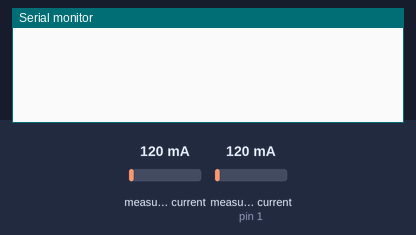
A sketch run on a simulated Arduino Uno, built with avr-gcc and run on an emulated ATmega328P. On the bench: the last lines printed to the serial monitor. The test bench sets the inputs (shaded band); at power-on: measured current 120 mA, measured current (sensor on pin 1) 120 mA.

Above: at 2.4 s.
2.5 s: measured current (sensor 0) set to 40 mA
At 4.1 s:
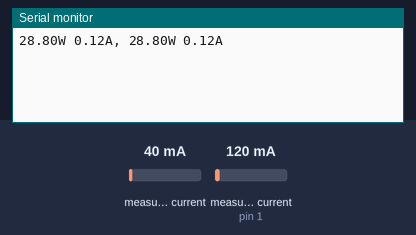
7.5 s: measured current (sensor on pin 1) set to 40 mA
At 9.2 s:
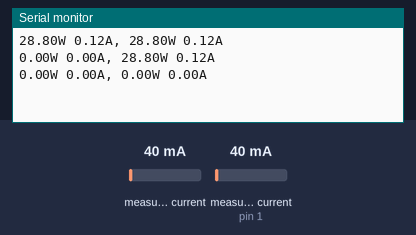
10.5 s: measured current (sensor 0) set to 500 mA
At 12.3 s:
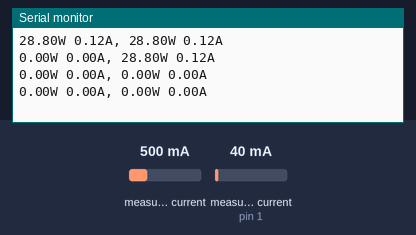
13.5 s: measured current (sensor on pin 1) set to 500 mA
At 16.2 s:
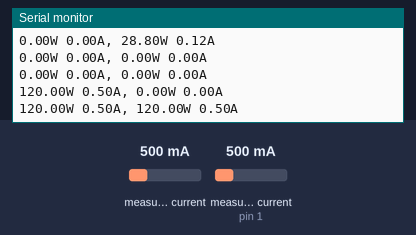
Timing chart, 0 to 17.5 s (numbered marks = the images above; inputs shaded):
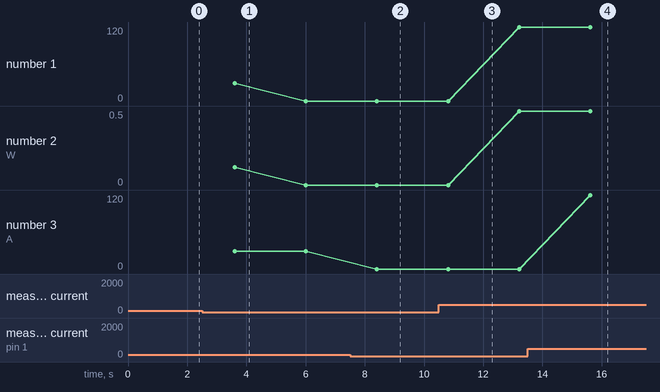

Measured:
- after the input at 7.5 s, the serial monitor: prints a new line after 0.91 s (image 2)
- after the input at 13.5 s, the serial monitor: prints a new line after 2.1 s (image 4)
- plotted number 1: 0 → 120 after the input at 10.5 s
- plotted number 2: 0 → 0.5 after the input at 10.5 s

The sketch:

Power_Monitor.ino
```cpp
#include "EmonLib.h"                    // Include Emon Library
EnergyMonitor emon1;                    // Create an instance
EnergyMonitor emon2;                    // Create an instance

void setup()
{
  Serial.begin(9600);

  emon1.current(0, 29.0);               // Current: input pin, calibration.
  emon2.current(1, 29.0);               // Current: input pin, calibration.

  // First values are rubbish, don't use
  emon1.calcIrms(5000);
  emon2.calcIrms(5000);
}

void loop()
{
  double Irms1 = emon1.calcIrms(10000);  // Calculate Irms only
  double Irms2 = emon2.calcIrms(10000);  // Calculate Irms only

  // Clip the values when less than 50mA
  if(Irms1 < 0.05) Irms1 = 0.0;
  if(Irms2 < 0.05) Irms2 = 0.0;

  Serial.print(Irms1*240.0);	        // Apparent power
  Serial.print("W ");
  Serial.print(Irms1);		        // Irms
  Serial.print("A, ");
  Serial.print(Irms2*240.0);	        // Apparent power
  Serial.print("W ");
  Serial.print(Irms2);		        // Irms
  Serial.println("A");
}
```
